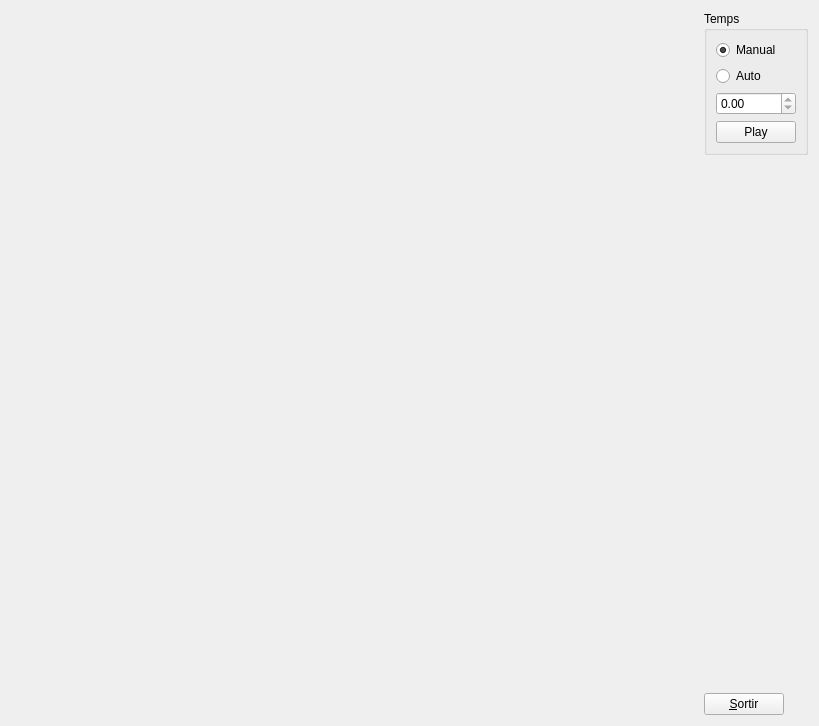
<?xml version="1.0" encoding="UTF-8"?>
<ui version="4.0">
 <class>MyForm</class>
 <widget class="QWidget" name="MyForm">
  <property name="geometry">
   <rect>
    <x>0</x>
    <y>0</y>
    <width>819</width>
    <height>726</height>
   </rect>
  </property>
  <property name="windowTitle">
   <string>Form</string>
  </property>
  <layout class="QHBoxLayout" name="horizontalLayout">
   <item>
    <widget class="MyGLWidget" name="myGLWidget" native="true">
     <property name="sizePolicy">
      <sizepolicy hsizetype="Expanding" vsizetype="Expanding">
       <horstretch>0</horstretch>
       <verstretch>0</verstretch>
      </sizepolicy>
     </property>
    </widget>
   </item>
   <item>
    <layout class="QVBoxLayout" name="verticalLayout">
     <item>
      <widget class="QGroupBox" name="groupBox">
       <property name="title">
        <string>Temps</string>
       </property>
       <layout class="QVBoxLayout" name="verticalLayout_2">
        <item>
         <widget class="QRadioButton" name="radioButton">
          <property name="text">
           <string>Manual</string>
          </property>
          <property name="checked">
           <bool>true</bool>
          </property>
         </widget>
        </item>
        <item>
         <widget class="QRadioButton" name="radioButton_2">
          <property name="text">
           <string>Auto</string>
          </property>
         </widget>
        </item>
        <item>
         <widget class="QDoubleSpinBox" name="doubleSpinBox">
          <property name="readOnly">
           <bool>true</bool>
          </property>
         </widget>
        </item>
        <item>
         <widget class="QPushButton" name="btnPlay">
          <property name="text">
           <string>Play</string>
          </property>
         </widget>
        </item>
       </layout>
      </widget>
     </item>
     <item>
      <spacer name="verticalSpacer">
       <property name="orientation">
        <enum>Qt::Vertical</enum>
       </property>
       <property name="sizeHint" stdset="0">
        <size>
         <width>20</width>
         <height>40</height>
        </size>
       </property>
      </spacer>
     </item>
     <item>
      <widget class="QPushButton" name="pushButton">
       <property name="sizePolicy">
        <sizepolicy hsizetype="Fixed" vsizetype="Fixed">
         <horstretch>0</horstretch>
         <verstretch>0</verstretch>
        </sizepolicy>
       </property>
       <property name="text">
        <string>&amp;Sortir</string>
       </property>
      </widget>
     </item>
    </layout>
   </item>
  </layout>
 </widget>
 <customwidgets>
  <customwidget>
   <class>MyGLWidget</class>
   <extends>QWidget</extends>
   <header>MyGLWidget.h</header>
   <container>1</container>
   <slots>
    <signal>timeUpdate(double)</signal>
    <slot>setModeManual(bool)</slot>
   </slots>
  </customwidget>
 </customwidgets>
 <resources/>
 <connections>
  <connection>
   <sender>pushButton</sender>
   <signal>clicked()</signal>
   <receiver>MyForm</receiver>
   <slot>close()</slot>
   <hints>
    <hint type="sourcelabel">
     <x>784</x>
     <y>715</y>
    </hint>
    <hint type="destinationlabel">
     <x>839</x>
     <y>529</y>
    </hint>
   </hints>
  </connection>
  <connection>
   <sender>myGLWidget</sender>
   <signal>timeUpdate(double)</signal>
   <receiver>doubleSpinBox</receiver>
   <slot>setValue(double)</slot>
   <hints>
    <hint type="sourcelabel">
     <x>267</x>
     <y>180</y>
    </hint>
    <hint type="destinationlabel">
     <x>796</x>
     <y>125</y>
    </hint>
   </hints>
  </connection>
  <connection>
   <sender>radioButton</sender>
   <signal>toggled(bool)</signal>
   <receiver>MyForm</receiver>
   <slot>setModeManual(bool)</slot>
   <hints>
    <hint type="sourcelabel">
     <x>766</x>
     <y>59</y>
    </hint>
    <hint type="destinationlabel">
     <x>813</x>
     <y>292</y>
    </hint>
   </hints>
  </connection>
 </connections>
 <slots>
  <slot>togglePlay()</slot>
  <slot>setModeManual(bool)</slot>
 </slots>
</ui>
